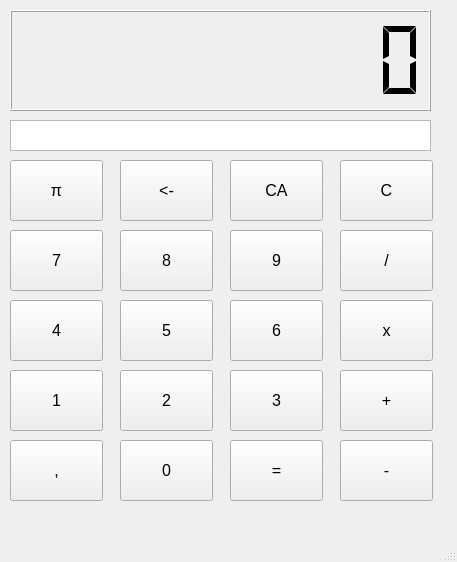
<?xml version="1.0" encoding="UTF-8"?>
<ui version="4.0">
 <class>MainWindow</class>
 <widget class="QMainWindow" name="MainWindow">
  <property name="geometry">
   <rect>
    <x>0</x>
    <y>0</y>
    <width>457</width>
    <height>562</height>
   </rect>
  </property>
  <property name="maximumSize">
   <size>
    <width>800</width>
    <height>800</height>
   </size>
  </property>
  <property name="font">
   <font>
    <pointsize>12</pointsize>
   </font>
  </property>
  <property name="windowTitle">
   <string>MainWindow</string>
  </property>
  <property name="animated">
   <bool>true</bool>
  </property>
  <property name="tabShape">
   <enum>QTabWidget::Rounded</enum>
  </property>
  <widget class="QWidget" name="centralwidget">
   <widget class="QLCDNumber" name="DisplayLCD">
    <property name="geometry">
     <rect>
      <x>10</x>
      <y>10</y>
      <width>421</width>
      <height>101</height>
     </rect>
    </property>
    <property name="layoutDirection">
     <enum>Qt::LeftToRight</enum>
    </property>
    <property name="frameShape">
     <enum>QFrame::Box</enum>
    </property>
    <property name="frameShadow">
     <enum>QFrame::Raised</enum>
    </property>
    <property name="digitCount">
     <number>10</number>
    </property>
    <property name="segmentStyle">
     <enum>QLCDNumber::Flat</enum>
    </property>
    <property name="value" stdset="0">
     <double>0.000000000000000</double>
    </property>
    <property name="intValue" stdset="0">
     <number>0</number>
    </property>
   </widget>
   <widget class="QPushButton" name="Digito7">
    <property name="geometry">
     <rect>
      <x>10</x>
      <y>230</y>
      <width>93</width>
      <height>61</height>
     </rect>
    </property>
    <property name="text">
     <string>7</string>
    </property>
   </widget>
   <widget class="QPushButton" name="Digito8">
    <property name="geometry">
     <rect>
      <x>120</x>
      <y>230</y>
      <width>93</width>
      <height>61</height>
     </rect>
    </property>
    <property name="text">
     <string>8</string>
    </property>
   </widget>
   <widget class="QPushButton" name="Digito9">
    <property name="geometry">
     <rect>
      <x>230</x>
      <y>230</y>
      <width>93</width>
      <height>61</height>
     </rect>
    </property>
    <property name="text">
     <string>9</string>
    </property>
   </widget>
   <widget class="QPushButton" name="Digito5">
    <property name="geometry">
     <rect>
      <x>120</x>
      <y>300</y>
      <width>93</width>
      <height>61</height>
     </rect>
    </property>
    <property name="text">
     <string>5</string>
    </property>
   </widget>
   <widget class="QPushButton" name="Digito6">
    <property name="geometry">
     <rect>
      <x>230</x>
      <y>300</y>
      <width>93</width>
      <height>61</height>
     </rect>
    </property>
    <property name="text">
     <string>6</string>
    </property>
   </widget>
   <widget class="QPushButton" name="Digito4">
    <property name="geometry">
     <rect>
      <x>10</x>
      <y>300</y>
      <width>93</width>
      <height>61</height>
     </rect>
    </property>
    <property name="text">
     <string>4</string>
    </property>
   </widget>
   <widget class="QPushButton" name="Digito1">
    <property name="geometry">
     <rect>
      <x>10</x>
      <y>370</y>
      <width>93</width>
      <height>61</height>
     </rect>
    </property>
    <property name="text">
     <string>1</string>
    </property>
   </widget>
   <widget class="QPushButton" name="Digito2">
    <property name="geometry">
     <rect>
      <x>120</x>
      <y>370</y>
      <width>93</width>
      <height>61</height>
     </rect>
    </property>
    <property name="text">
     <string>2</string>
    </property>
   </widget>
   <widget class="QPushButton" name="Digito3">
    <property name="geometry">
     <rect>
      <x>230</x>
      <y>370</y>
      <width>93</width>
      <height>61</height>
     </rect>
    </property>
    <property name="text">
     <string>3</string>
    </property>
   </widget>
   <widget class="QPushButton" name="Virgula">
    <property name="geometry">
     <rect>
      <x>10</x>
      <y>440</y>
      <width>93</width>
      <height>61</height>
     </rect>
    </property>
    <property name="text">
     <string>,</string>
    </property>
   </widget>
   <widget class="QPushButton" name="Calcular">
    <property name="geometry">
     <rect>
      <x>230</x>
      <y>440</y>
      <width>93</width>
      <height>61</height>
     </rect>
    </property>
    <property name="text">
     <string>=</string>
    </property>
   </widget>
   <widget class="QPushButton" name="Digito0">
    <property name="geometry">
     <rect>
      <x>120</x>
      <y>440</y>
      <width>93</width>
      <height>61</height>
     </rect>
    </property>
    <property name="text">
     <string>0</string>
    </property>
   </widget>
   <widget class="QPushButton" name="Multiplicar">
    <property name="geometry">
     <rect>
      <x>340</x>
      <y>300</y>
      <width>93</width>
      <height>61</height>
     </rect>
    </property>
    <property name="text">
     <string>x</string>
    </property>
   </widget>
   <widget class="QPushButton" name="Subtrair">
    <property name="geometry">
     <rect>
      <x>340</x>
      <y>440</y>
      <width>93</width>
      <height>61</height>
     </rect>
    </property>
    <property name="text">
     <string>-</string>
    </property>
   </widget>
   <widget class="QPushButton" name="Somar">
    <property name="geometry">
     <rect>
      <x>340</x>
      <y>370</y>
      <width>93</width>
      <height>61</height>
     </rect>
    </property>
    <property name="text">
     <string>+</string>
    </property>
   </widget>
   <widget class="QPushButton" name="Dividir">
    <property name="geometry">
     <rect>
      <x>340</x>
      <y>230</y>
      <width>93</width>
      <height>61</height>
     </rect>
    </property>
    <property name="text">
     <string>/</string>
    </property>
   </widget>
   <widget class="QListWidget" name="Memoria">
    <property name="geometry">
     <rect>
      <x>10</x>
      <y>120</y>
      <width>421</width>
      <height>31</height>
     </rect>
    </property>
   </widget>
   <widget class="QPushButton" name="Numero_Pi">
    <property name="geometry">
     <rect>
      <x>10</x>
      <y>160</y>
      <width>93</width>
      <height>61</height>
     </rect>
    </property>
    <property name="text">
     <string>π</string>
    </property>
   </widget>
   <widget class="QPushButton" name="Apagar_Tudo">
    <property name="geometry">
     <rect>
      <x>230</x>
      <y>160</y>
      <width>93</width>
      <height>61</height>
     </rect>
    </property>
    <property name="text">
     <string>CA</string>
    </property>
   </widget>
   <widget class="QPushButton" name="Apagar_Numero">
    <property name="geometry">
     <rect>
      <x>340</x>
      <y>160</y>
      <width>93</width>
      <height>61</height>
     </rect>
    </property>
    <property name="text">
     <string>C</string>
    </property>
   </widget>
   <widget class="QPushButton" name="Apaga_Digito">
    <property name="geometry">
     <rect>
      <x>120</x>
      <y>160</y>
      <width>93</width>
      <height>61</height>
     </rect>
    </property>
    <property name="text">
     <string>&lt;-</string>
    </property>
   </widget>
  </widget>
  <widget class="QMenuBar" name="menubar">
   <property name="geometry">
    <rect>
     <x>0</x>
     <y>0</y>
     <width>457</width>
     <height>27</height>
    </rect>
   </property>
  </widget>
  <widget class="QStatusBar" name="statusbar"/>
 </widget>
 <resources/>
 <connections/>
</ui>
